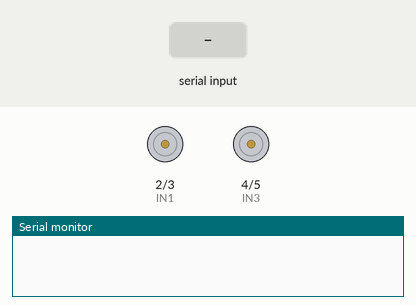
Recording of a sketch running on a simulated Arduino Uno, built with avr-gcc and run on an emulated ATmega328P. Shown: motor-driver pin pairs drawn as motors (green arrow = first pin HIGH = forward, orange = second pin HIGH = backward, longer = more drive), the last lines printed to the serial monitor. The test bench sets the inputs (shaded band).

Above: at 1.2 s.
1.3 s: "forward" received over Serial
3.8 s: "backward" received over Serial
6.3 s: "on" received over Serial
8.8 s: "right" received over Serial
At 10.7 s:
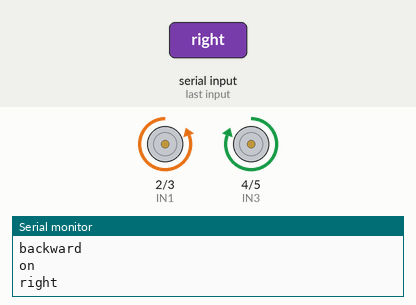
11.3 s: "left" received over Serial
At 13.5 s:
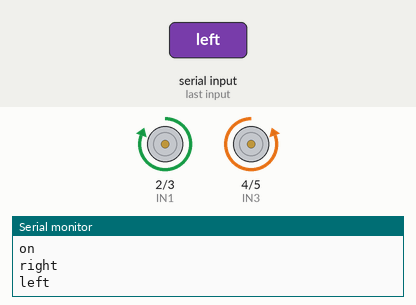
13.8 s: "forward" received over Serial
At 15.7 s:
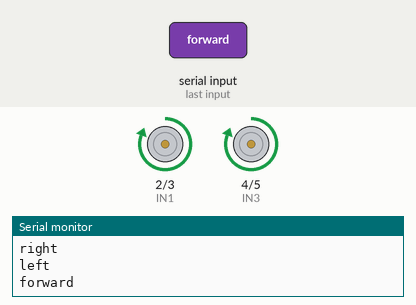
Timing chart, 0 to 17.2 s (numbered marks = the images above; inputs shaded):
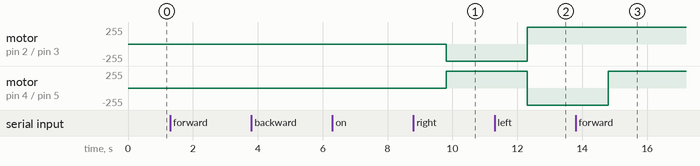

Measured:
- after the input at 8.8 s, motor on pin 2 (IN1) / pin 3 (IN2): stopped → backward 255/255 after 1.0 s; motor on pin 4 (IN3) / pin 5 (IN4): stopped → forward 255/255 after 1.0 s
- after the input at 11.3 s, motor on pin 2 (IN1) / pin 3 (IN2): backward 255/255 → forward 255/255 after 1.0 s; motor on pin 4 (IN3) / pin 5 (IN4): forward 255/255 → backward 255/255 after 1.0 s
- after the input at 13.8 s, motor on pin 4 (IN3) / pin 5 (IN4): backward 255/255 → forward 255/255 after 1.0 s

The sketch:

2018-01-17.ino
```cpp
/*
* Bluetooh Basic: LED ON OFF - Avishkar
* Coder - Mayoogh Girish
* Website - http://bit.do/Avishkar
* Download the App : https://github.com/Mayoogh/Arduino-Bluetooth-Basic
* This program lets you to control a LED on pin 13 of arduino using a bluetooth module
*/

String power = "off";
String command = "";

/**
 * 2, 3 for right wheel
 * 4, 5 for left wheel
 */
const int IN1 = 2;
const int IN2 = 3;
const int IN3 = 4;
const int IN4 = 5;

void setup() {
  /**
   * Sets the baud for serial data transmission
   */
  Serial.begin(9600);

  pinMode (IN1, OUTPUT);
  pinMode (IN2, OUTPUT);
  pinMode (IN3, OUTPUT);
  pinMode (IN4, OUTPUT);
}
//
void powerOn() {
  power = "on";
}

void powerOff() {
  power = "off";
}

void wheelOff() {
    digitalWrite(IN1, LOW);
    digitalWrite(IN2, LOW);
    digitalWrite(IN3, LOW);
    digitalWrite(IN4, LOW);
}

void rightWheel(String action) {
  if (action == "forward") {
    digitalWrite(IN1, HIGH);
    digitalWrite(IN2, LOW);
  } else if (action == "backward") {
    digitalWrite(IN1, LOW);
    digitalWrite(IN2, HIGH);
  }
}

void leftWheel(String action) {
  if (action == "forward") {
    digitalWrite(IN3, HIGH);
    digitalWrite(IN4, LOW);
  } else if (action == "backward") {
    digitalWrite(IN3, LOW);
    digitalWrite(IN4, HIGH);
  }
}

void forward() {
    rightWheel("forward");
    leftWheel("forward");
}

void backward() {
    rightWheel("backward");
    leftWheel("backward");
}

void turnRight() {
    rightWheel("backward");
    leftWheel("forward");
}

void turnLeft() {
    rightWheel("forward");
    leftWheel("backward");
}

void loop() {
  /**
   * Send data only when you receive data:
   */
  if (Serial.available() > 0) {
    /**
     * Read the incoming data & store into data
     * Print Value inside data in Serial monitor
     */
    command = Serial.readString();
    Serial.println(command);

    /**
     * Checks whether value of data
     */
    if (command == "on") {
      powerOn();
    } else if (command == "off") {
      wheelOff();
      powerOff();
    }

    if (power == "off")
       return;

    if (command == "forward")
      forward();
    else if (command == "backward")
      backward();
    else if (command == "right")
      turnRight();
    else if (command == "left")
      turnLeft();
   }
}
```
